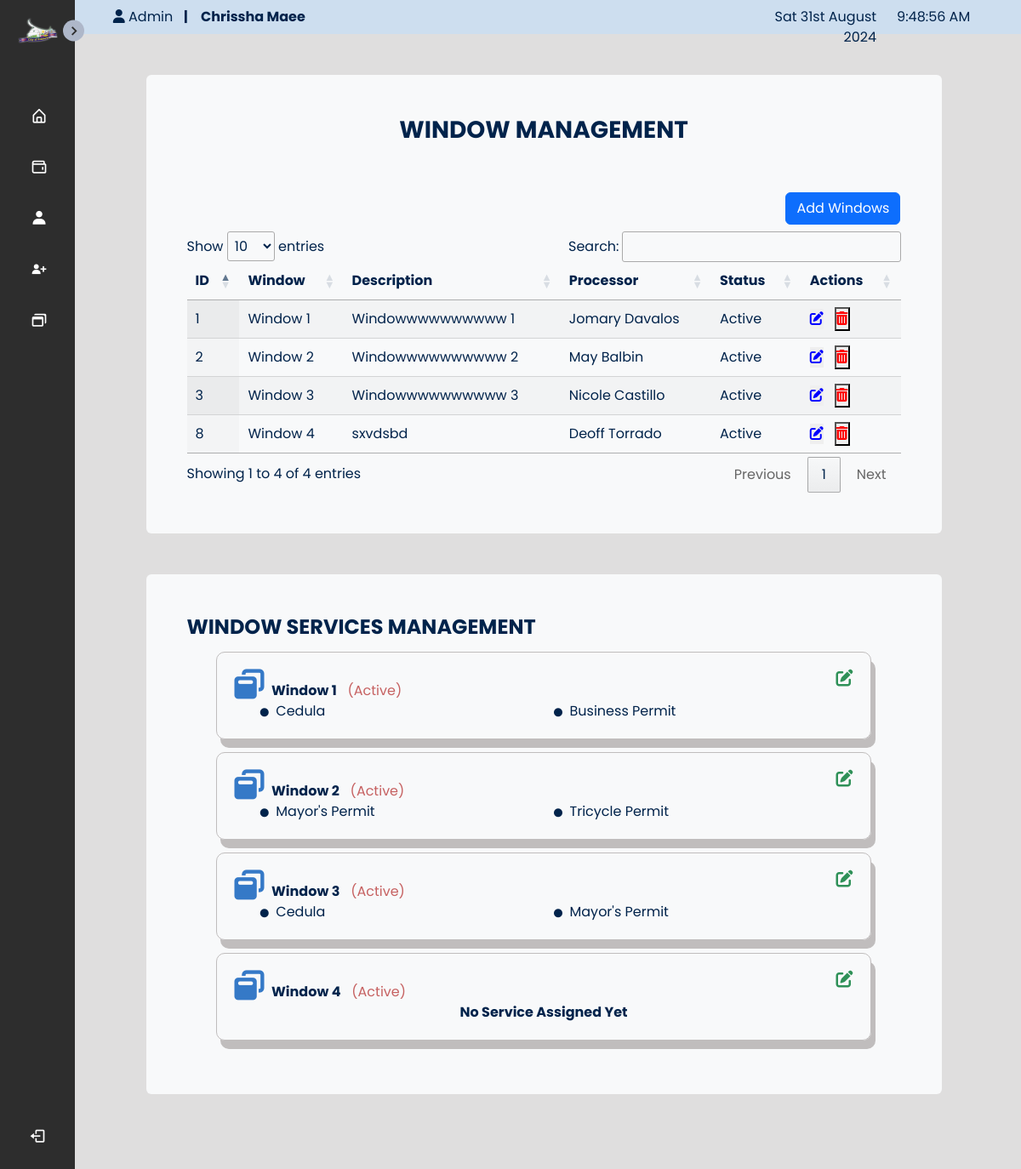
Screenshot of /admin/manage_window.php (signed in) with the database file from the repository.
### tables this page shows
CREATE TABLE `window` (
  `window_id` int(11) NOT NULL,
  `window_name` varchar(50) NOT NULL,
  `window_desc` text NOT NULL,
  `processor_id` int(11) NOT NULL,
  `w_status` int(11) NOT NULL DEFAULT 1 COMMENT '0=inactive, 1=active'
);

CREATE TABLE `users` (
  `id` int(30) NOT NULL,
  `u_name` text NOT NULL,
  `type` tinyint(4) NOT NULL DEFAULT 3 COMMENT '1 = Admin, 2= staff, 3=client',
  `username` varchar(100) NOT NULL,
  `password` text NOT NULL,
  `phone` varchar(20) DEFAULT NULL
);

CREATE TABLE `transaction_windows` (
  `transwindow_id` int(30) NOT NULL,
  `service_id` int(30) NOT NULL,
  `window_id` int(11) NOT NULL
);

CREATE TABLE `service` (
  `service_id` int(11) NOT NULL,
  `service_name` varchar(50) NOT NULL,
  `service_desc` text NOT NULL
);

### admin/manage_window.php (the view, shortened to what this page needs)
<?php
require '../config.php';
?>
<!DOCTYPE html>
<html lang="en">
<head>
    <?php include('../inc/header.php'); ?>
    <link rel="stylesheet" href="../css/AdminStyle.css">
</head>
<body>
    <?php include('../inc/admin_navbar.php');
    ?>
    <section class="home">
        <div class="cont">
            <?php include('admin_bar.php'); ?>
            <div class="col-10 mx-auto my-5 bg-light rounded">
                <div class="col-sm-12 mx-auto p-5">
                    <center>
                        <h3><b>WINDOW MANAGEMENT</b></h3>
                    </center><br>
                    <div id="notif"></div><br />
                    <div class="row">
                        <div class="col-sm-2 mb-2">
                        </div>
                        <div class="col-sm-10 mb-2" align="right">
                            <button type="button" class="btn btn-primary" data-bs-toggle="modal" data-bs-target="#staticBackdrop">Add Windows</button>
                        </div>
                    </div>
                    <div style="overflow-x:auto;">
                        <table id="table_id" class="display">
                            <thead>
                                <tr>
                                    <th scope="col">ID</th>
                                    <th scope="col">Window</th>
                                    <th scope="col">Description</th>
                                    <th scope="col">Processor</th>
                                    <th scope="col">Status</th>
                                    <th scope="col">Actions</th>
                                </tr>
                            </thead>
                            <tbody>
                                <?php
                                $sql = "select window.*, users.u_name FROM window, users WHERE window.processor_id=users.id";
                                $dataset = $connect->query($sql) or die("Error query");
                                $window_stat = '';
                                if (mysqli_num_rows($dataset) > 0) {
                                    while ($data = $dataset->fetch_array()) {
                                        if ($data[4] == 1) {
                                            $window_stat = 'Active';
                                        } else {
                                            $window_stat = 'Inactive';
                                        }
                                        echo "<tr>
      <td> $data[0]</td>
      <td>$data[1]</td>
      <td>$data[2]</td>
      <td>$data[5]</td>
      <td>$window_stat</td>
      <td>  <button type='button' id='update' class='eme'  style=' border: none; background-color: none;' data-id='$data[0]' data-name='$data[1]' data-uname='$data[3]' data-pass='$data[4]' class='btn btn-success'><i  input type=\"edit\"  class=\"fa-solid fa-pen-to-square\" style=\"color:blue;\"></i></button>
      &nbsp; <button type='button' class='delete' data-id='$data[0]'> <i  input type=\"submit\"  class=\"fas fa-trash-alt\" style=\"color:red;\"></i> </button></td>
              </tr>";
                                    }
                                } else {
                                    echo "Empty resultset";
                                }
                                echo "</tbody>
</table>
</div>"; ?>
                    </div>
                </div>
                <div class="col-10 mx-auto my-5 bg-light rounded">
                    <div class="col-sm-12 mx-auto p-5">
                        <h4><b>WINDOW SERVICES MANAGEMENT</h4></b>
                        <?php
                        $sql = "select * FROM window";
                        $dataset = $connect->query($sql) or die("Error query");
                        $window_stat = '';
                        if (mysqli_num_rows($dataset) > 0) {
                            while ($data = $dataset->fetch_array()) {
                                if ($data[4] == 1) {
                                    $window_stat = 'Active';
                                } else {
                                    $window_stat = 'Inactive';
                                }
                                $windowID = $data[0];
                                echo '<div class="col-sm-11 mx-auto" id= "window_service">';
                                echo '<div class="row">';
                                echo '<div class="col-10"><i id="window" class="fa-solid fa-window-restore"></i>&nbsp;&nbsp;<b>' . $data[1] . '</b> &nbsp; <span style="color: #c66161;">(' . $window_stat . ')</span></div>';
                                echo "<div class=\"col-2\"><a href=\"window_service.php?windowid=$data[0]\"><div style=\"text-align: right;\"><i  input type=\"edit\"  class=\"fa-solid fa-pen-to-square\" style=\"font-size:20px;color:#2f9158;\"></i></a></div></div>";
                                echo '</div>';
                                $query = "select transaction_windows.*, service.service_name FROM service, transaction_windows WHERE transaction_windows.service_id=service.service_id AND window_id= $windowID";
                                $dataset1 = $connect->query($query) or die("Error query");
                                echo ' <div class="col-11 mx-auto"> <div class="row">';
                                if (mysqli_num_rows($dataset1) > 0) {
                                    while ($row = $dataset1->fetch_array()) {
                                        echo '<div class="col-sm-6"><i style="font-size:10px;"class="fa-solid fa-circle"></i>&nbsp;&nbsp;' . $row[3];
                                        echo '</div>';
                                    }
                                } else {
                                    echo "<center><b>No Service Assigned Yet</b></center>";
                                }
                                echo '</div></div></div>';
                            }
                        } else {
                            echo "No Windows Yet";
                        }
                        ?>
    </section>
</body>
</html>
</body>
</html>

### css/adminstyle.css (style rules this page uses)
* { margin: 0; padding: 0; box-sizing: border-box; font-family: 'Poppins'; color: #00234B; }
:root { --body-color: #dfdede; --sidebar-color: #2D2D2D; --primary-color: #aeb7c9; --primary-color-light: #F6F5FF; --toggle-color: rgb(202, 198, 198); --text-color: #ffffff; --tran-03: all 0.2s ease; --tran-03: all 0.3s ease; --tran-04: all 0.3s ease; --tran-05: all 0.3s ease; }
body { height: auto; background-color: var(--body-color); transition: var(--tran-05); }
.home { position: absolute; top: 0; top: 0; left: 250px; height: auto; width: calc(100% - 250px); background-color: var(--body-color); transition: var(--tran-05); }
.sidebar.close~.home { left: 78px; height: 100vh; width: calc(100% - 78px); }
.cont { background-color: #dfdede; height: auto; width: auto; padding-bottom: 40px; }
#window_service { border: 1px solid #c0bdbd; padding: 20px; box-shadow: 5px 10px #c0bdbd; border-radius: 10px; margin: 15px; }
#window { font-size: 35px; color: #3579c7; }

### rows the page displays
window: window_id "1", window_name "Window 1", window_desc "Windowwwwwwwwww 1", processor.u_name "Jomary Davalos", w_status "Active"
window: window_id "2", window_name "Window 2", window_desc "Windowwwwwwwwww 2", processor.u_name "May Balbin", w_status "Active"
window: window_id "3", window_name "Window 3", window_desc "Windowwwwwwwwww 3", processor.u_name "Nicole Castillo", w_status "Active"
window: window_id "8", window_name "Window 4", window_desc "sxvdsbd", processor.u_name "Deoff Torrado", w_status "Active", shows "No Service Assigned Yet"
transaction_windows: service.service_name "Cedula"
transaction_windows: service.service_name "Business Permit"
transaction_windows: service.service_name "Mayor's Permit"
transaction_windows: service.service_name "Tricycle Permit"
transaction_windows: service.service_name "Cedula"
transaction_windows: service.service_name "Mayor's Permit"

### other values shown
$_SESSION['admin']['u_name'] "Chrissha Maee"
